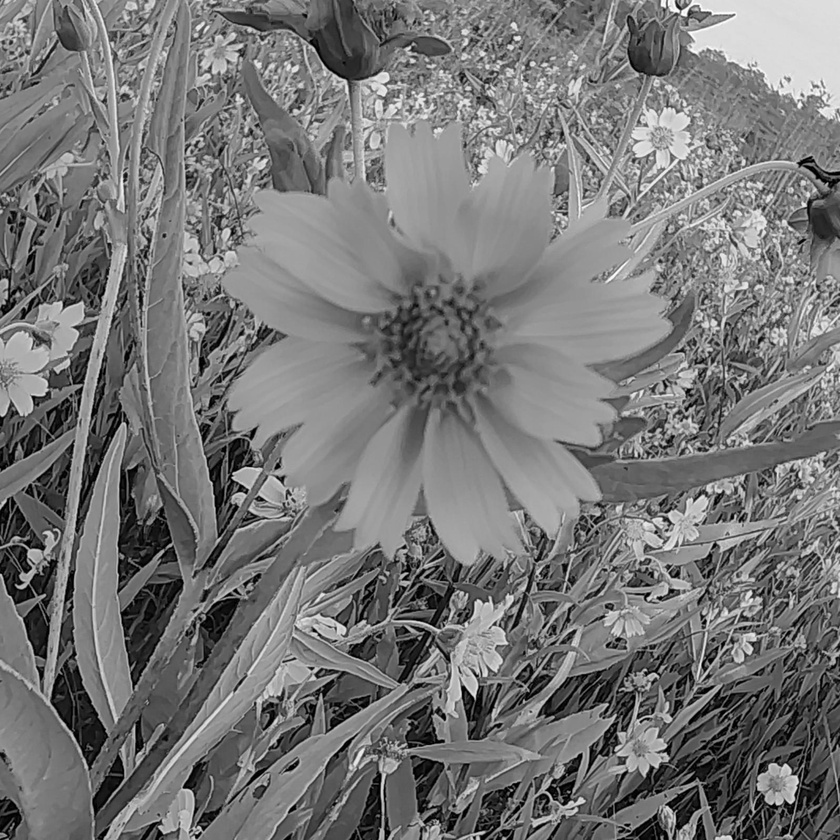
%> input picture gray_img_01.jpg, 840 x 840 px, shrunk from 1597 x 1597 before the run
$ octave rate_distortion.m   (GNU Octave 9; MATLAB toolbox functions it lacks are replaced by stand-ins)
%> lines starting %> are read from the running program, lines starting %| are printed output that depends on the picture
% rate_distortion.m
close all; clear; clc;
I = im2double(imread('gray_img_01.jpg'));   % use your image if you want
%> I: size 840x840 double; min 0, max 1, mean 0.464
wname = 'db2';
level = 3;
[C, S] = wavedec2(I, level, wname);
%> S = [107 107; 107 107; 212 212; 421 421; 840 840]

keep_list = [0.01 0.02 0.03 0.04 0.05 0.1 0.2 0.3 0.4 0.5];  % fractions to test
PSNRs = zeros(size(keep_list));
Ncoeff = numel(C);
%> Ncoeff = 712351

absC = abs(C);
sortedC = sort(absC, 'descend');

for k = 1:length(keep_list)
    keep_ratio = keep_list(k);
    idx = max(1, round(keep_ratio * Ncoeff));
    thresh = sortedC(idx);
    Cc = C .* (absC >= thresh);
    I_rec = waverec2(Cc, S, wname);
    I_rec = min(max(I_rec,0),1);
    PSNRs(k) = psnr(I_rec, I);
end
%> this loop made 10 passes
%> thresh on passes 1 to 10: 3.48, 0.661, 0.422, 0.325, 0.27, 0.154, 0.0789, 0.0466, 0.0287, 0.0177
%> pass 1, `I_rec = waverec2(Cc, S, wname);`:
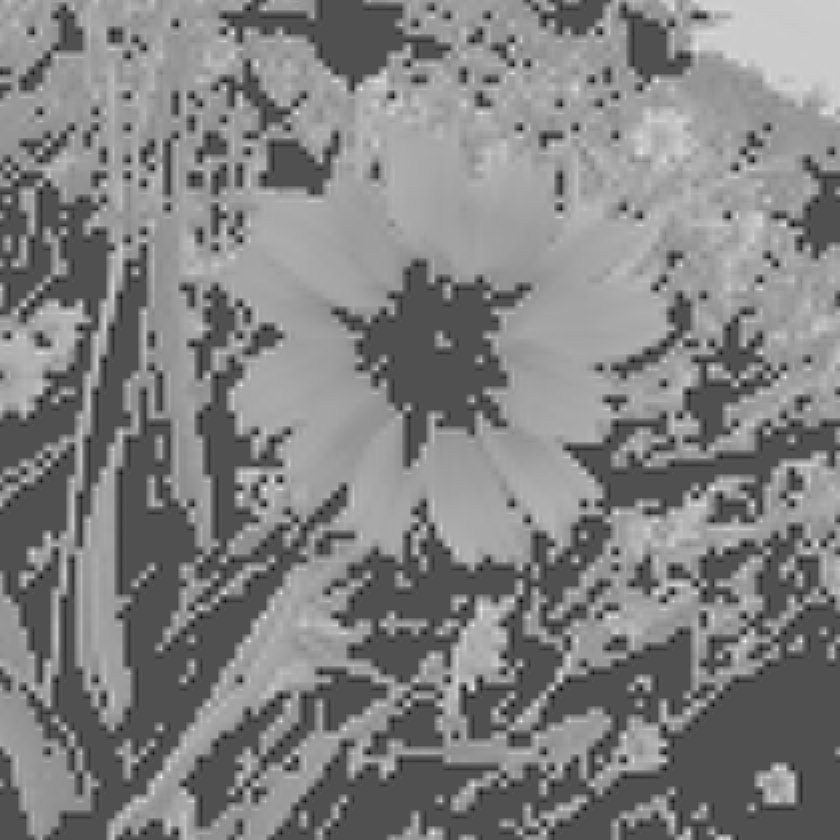
%> I_rec: size 840x840 double; min -0.557, max 1.22, mean 0.344; drawn with min black and max white
%> pass 1, `I_rec = min(max(I_rec,0),1);`:
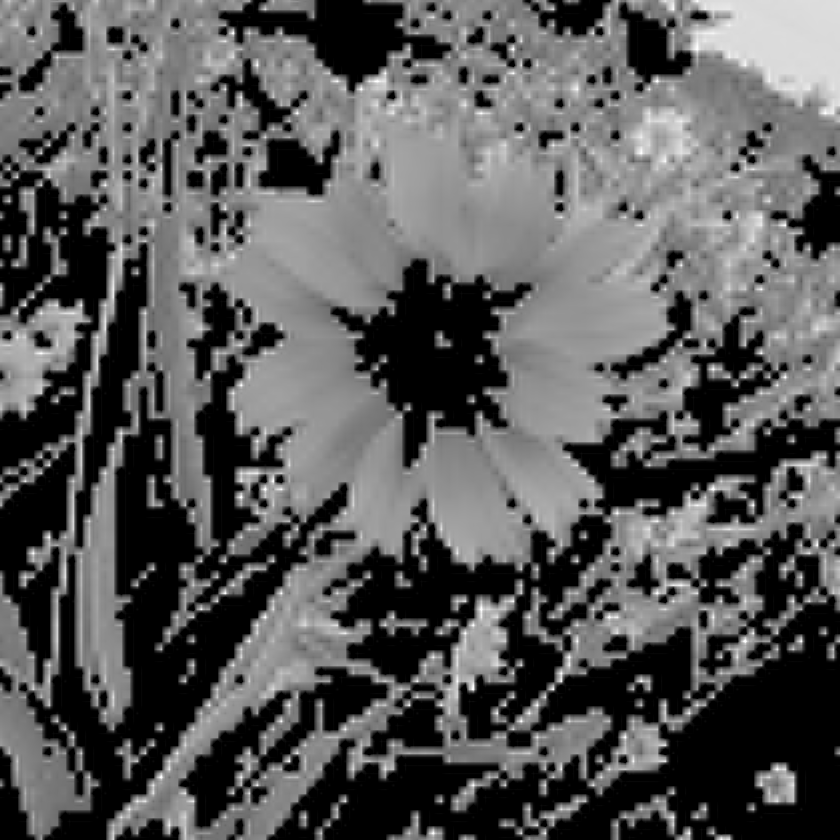
%> I_rec: size 840x840 double; min 0, max 1, mean 0.351
%> pass 2, `I_rec = waverec2(Cc, S, wname);`:
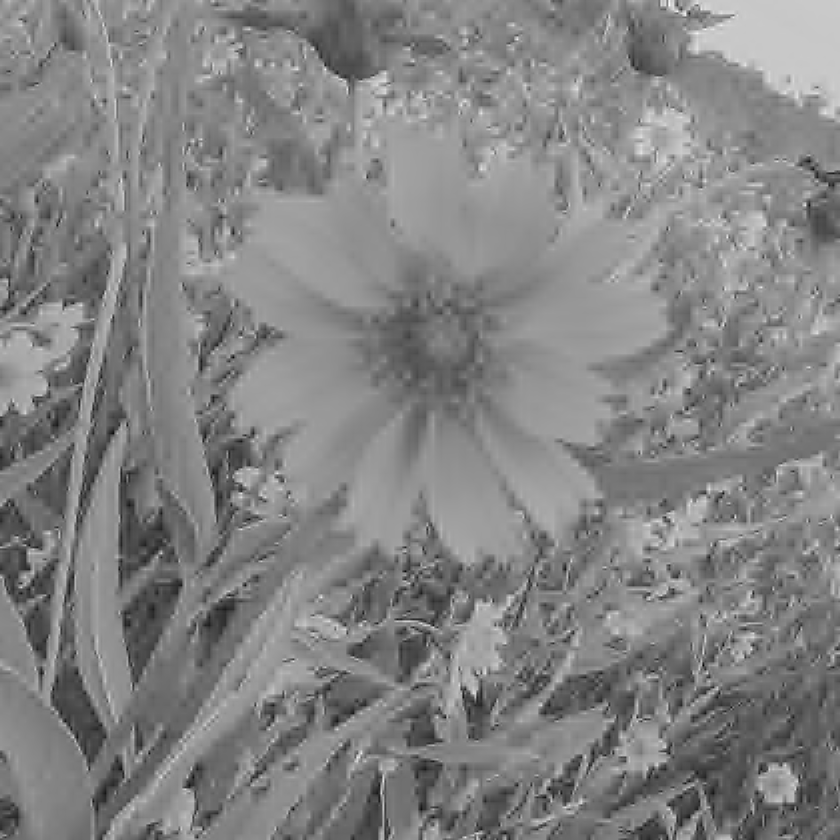
%> I_rec: size 840x840 double; min -0.294, max 1.18, mean 0.464; drawn with min black and max white
%> pass 2, `I_rec = min(max(I_rec,0),1);`:
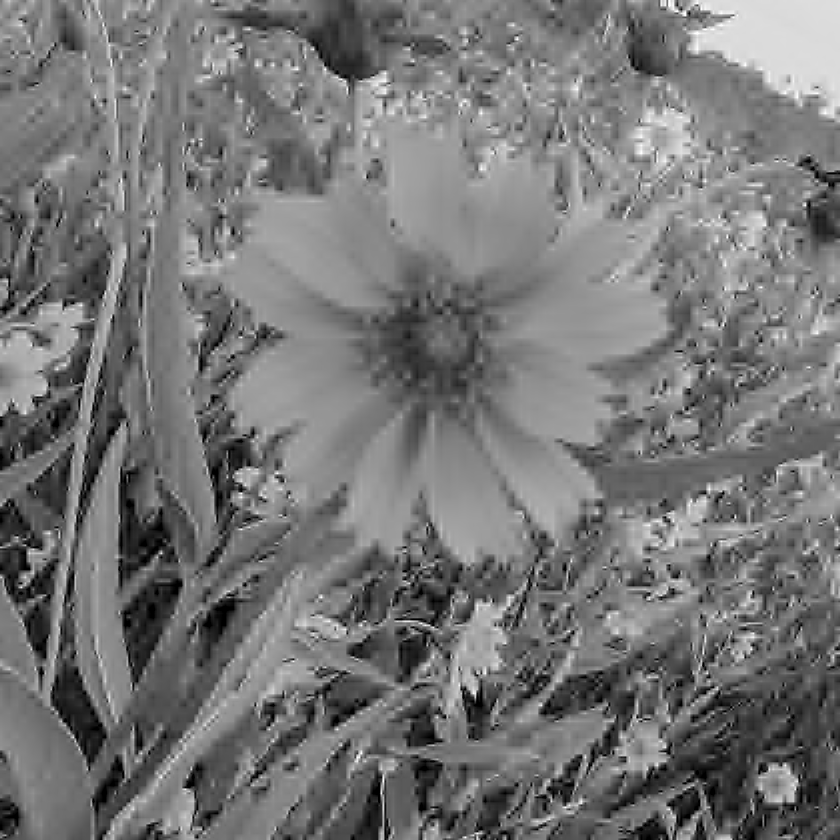
%> I_rec: size 840x840 double; min 0, max 1, mean 0.464; mean of the top-left, top-right, bottom-left and bottom-right quarters 0.484, 0.544, 0.406, 0.421
%> after the loop, PSNRs = [13.24 20.59 22.16 23.24 24.12 27.34 32.23 36.57 40.86 45.37]

figure;
plot(keep_list*100, PSNRs, '-o','LineWidth',1.4);
xlabel('Kept coefficients (%)'); ylabel('PSNR (dB)');
title('Rate–Distortion: PSNR vs % kept coefficients'); grid on;
%> after `grid on`:
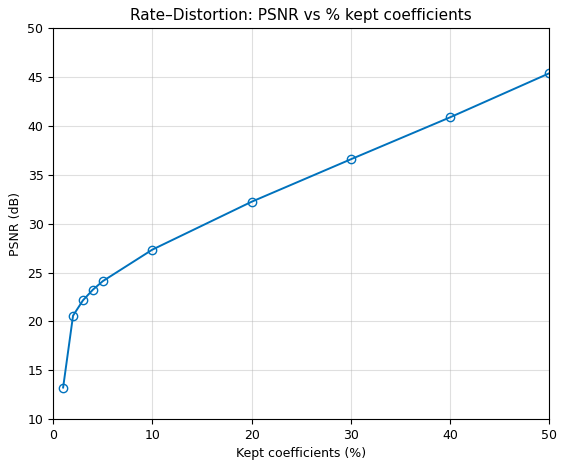
%> figure redrawn from the program's plot data; curve peaks at x = 50, y = 45.37

% Print summary table
fprintf('Kept(%%)\tPSNR(dB)\n');
for k=1:length(keep_list)
    fprintf('%.2f\t\t%.3f\n', keep_list(k)*100, PSNRs(k));
end
%> this loop made 10 passes
%| 1.00		13.238
%| 2.00		20.586
%| 3.00		22.156
%| 4.00		23.242
%| 5.00		24.117
%| 10.00		27.341
%| 20.00		32.234
%| 30.00		36.575
%> (further printed lines are left out)
